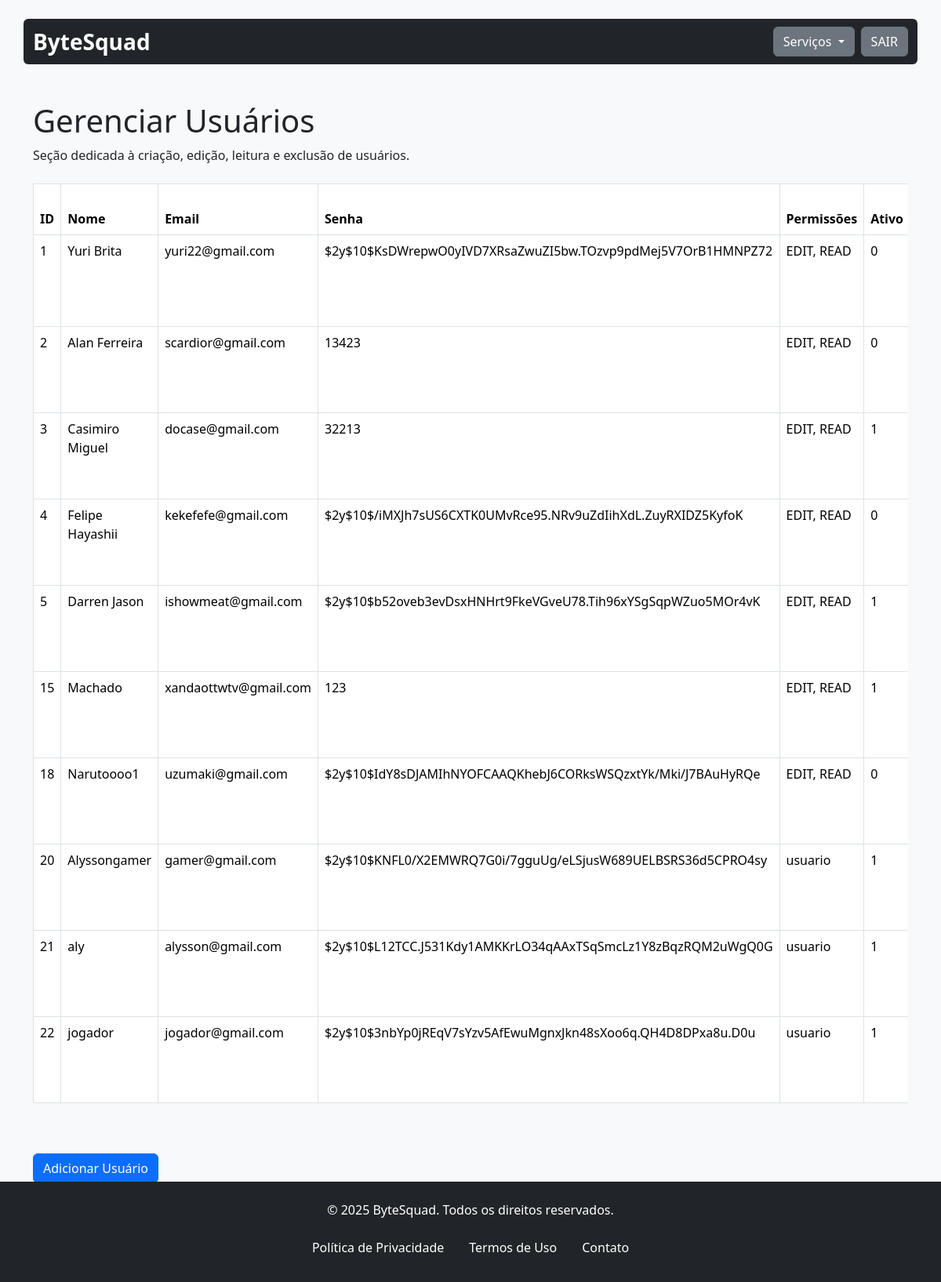
The app's page /gerenciarUsuario.php (signed in) with its own data.
### tables this page shows
CREATE TABLE `usuario` (
  `id` int(11) NOT NULL,
  `nome_usuario` varchar(20) NOT NULL,
  `email_usuario` varchar(150) NOT NULL,
  `senha_usuario` varchar(150) NOT NULL,
  `permissoes_usuario` text NOT NULL,
  `ativo_usuario` tinyint(1) NOT NULL,
  `url_foto` varchar(500) DEFAULT NULL,
  `telefone` varchar(40) DEFAULT NULL,
  `id_redesocial` int(11) DEFAULT NULL
);

### assets/classes/usuarios.class.php (called while the page is built, shortened)
<?php
require_once 'conexao.class.php';
class Usuarios
{
    private $con;
    public function __construct()
    {
        $this->con = new Conexao();
    }
    public function listar()
    {
        try {
            $sql = $this->con->conectar()->prepare("CALL ListarUsuario()");
            $sql->execute();
            return $sql->fetchAll();
        } catch (PDOException $ex) {
            echo "ERRO: " . $ex->getMessage();
        }
    }
}

### assets/classes/conexao.class.php (called while the page is built)
<?php
class Conexao{
    private $servidor;
    private $senha;
    private $usuario;
    private $banco;
    private static $pdo;
    public function __construct(){
        $this->servidor = "localhost";
        $this->banco = "bytesquad";
        $this->senha = "";
        $this->usuario = "root";
    }
    public function conectar(){
        try{
            if(is_null(self::$pdo)){
                self::$pdo = new PDO("mysql:host=".$this->servidor."; dbname=".$this->banco, $this->usuario, $this->senha);
            }
            return self::$pdo;
        } catch(PDOException $ex){
            echo $ex->getMessage();
        }
    }
}

### assets/classes/administrador.class.php (called while the page is built, shortened)
<?php
require_once 'conexao.class.php';
class Administrador
{
    private $permissoes;
    private $con;
    public function __construct()
    {
        $this->con = new Conexao();
    }
    public function setUsuario($id)
    {
        $sql = $this->con->conectar()->prepare("SELECT * FROM administrativo WHERE id_administrativo = :id");
        $sql->bindValue(":id", $id);
        $sql->execute();
        if ($sql->rowCount() > 0) {
            $sql = $sql->fetch();
            $this->permissoes = explode(', ', $sql['permissoes_admin']);
        }
    }
    public function temPermissoes($permissao)
    {
        if (isset($_SESSION['Logado'])) {
            $id = $_SESSION['Logado'];
            $this->setUsuario($id);
            return in_array($permissao, $this->permissoes);
        }
        return false;
    }
}

### gerenciarUsuario.php (the view, shortened to what this page needs)
<?php
include 'assets/inc/header.inc.php';
include 'assets/classes/usuarios.class.php';
$usuario = new Usuarios();
require_once './assets/classes/administrador.class.php';
$admin = new Administrador();
?>
<main class="container mt-5">
    <div class="header-content mb-4">
        <h1>Gerenciar Usuários</h1>
        <p>Seção dedicada à criação, edição, leitura e exclusão de usuários.</p>
    </div>
    <div class="table-responsive mb-5">
        <table class="table table-bordered table-hover">
            <thead class="thead-light">
                <tr>
                    <th>ID</th>
                    <th>Nome</th>
                    <th>Email</th>
                    <th>Senha</th>
                    <th>Permissões</th>
                    <th>Ativo</th>
                </tr>
            </thead>
            <tbody>
                <?php
                $lista = $usuario->listar();
                foreach ($lista as $item):
                ?>
                    <tr>
                        <td><?php echo $item['id'] ?></td>
                        <td><?php echo $item['nome_usuario'] ?></td>
                        <td><?php echo $item['email_usuario'] ?></td>
                        <td><?php echo $item['senha_usuario'] ?></td>
                        <td><?php echo $item['permissoes_usuario'] ?></td>
                        <td><?php echo $item['ativo_usuario'] ?></td>
                    </tr>
                <?php
                endforeach
                ?>
            </tbody>
        </table>
    </div>
    <?php if ($admin->temPermissoes('ADD')): ?>
    <button type="button" class="btn btn-primary" data-bs-toggle="modal" data-bs-target="#exampleModal">
        Adicionar Usuário
    </button>
    <?php endif; ?>
</main>
<?php include 'assets/inc/footer.inc.php'; ?>
</body>
</html>

### assets/inc/header.inc.php (style rules this page uses)
html { height: 100%; }
body { position: relative; margin: 0; min-height: 100%; padding-bottom: 7.85rem; }

### records on screen
usuario: id "1", nome_usuario "Yuri Brita", email_usuario "yuri22@gmail.com", senha_usuario "$2y$10$KsDWrepwO0yIVD7XRsaZwuZI5bw.TOzvp9pdMej5V7OrB1HMNPZ72", permissoes_usuario "EDIT, READ", ativo_usuario "0"
usuario: id "2", nome_usuario "Alan Ferreira", email_usuario "scardior@gmail.com", senha_usuario "13423", permissoes_usuario "EDIT, READ", ativo_usuario "0"
usuario: id "3", nome_usuario "Casimiro Miguel", email_usuario "docase@gmail.com", senha_usuario "32213", permissoes_usuario "EDIT, READ", ativo_usuario "1"
usuario: id "4", nome_usuario "Felipe Hayashii", email_usuario "kekefefe@gmail.com", senha_usuario "$2y$10$/iMXJh7sUS6CXTK0UMvRce95.NRv9uZdIihXdL.ZuyRXIDZ5KyfoK", permissoes_usuario "EDIT, READ", ativo_usuario "0"
usuario: id "5", nome_usuario "Darren Jason", email_usuario "ishowmeat@gmail.com", senha_usuario "$2y$10$b52oveb3evDsxHNHrt9FkeVGveU78.Tih96xYSgSqpWZuo5MOr4vK", permissoes_usuario "EDIT, READ", ativo_usuario "1"
usuario: id "15", nome_usuario "Machado", email_usuario "xandaottwtv@gmail.com", senha_usuario "123", permissoes_usuario "EDIT, READ", ativo_usuario "1"
usuario: id "18", nome_usuario "Narutoooo1", email_usuario "uzumaki@gmail.com", senha_usuario "$2y$10$IdY8sDJAMIhNYOFCAAQKhebJ6CORksWSQzxtYk/Mki/J7BAuHyRQe", permissoes_usuario "EDIT, READ", ativo_usuario "0"
usuario: id "20", nome_usuario "Alyssongamer", email_usuario "gamer@gmail.com", senha_usuario "$2y$10$KNFL0/X2EMWRQ7G0i/7gguUg/eLSjusW689UELBSRS36d5CPRO4sy", permissoes_usuario "usuario", ativo_usuario "1"
usuario: id "21", nome_usuario "aly", email_usuario "alysson@gmail.com", senha_usuario "$2y$10$L12TCC.J531Kdy1AMKKrLO34qAAxTSqSmcLz1Y8zBqzRQM2uWgQ0G", permissoes_usuario "usuario", ativo_usuario "1"
usuario: id "22", nome_usuario "jogador", email_usuario "jogador@gmail.com", senha_usuario "$2y$10$3nbYp0jREqV7sYzv5AfEwuMgnxJkn48sXoo6q.QH4D8DPxa8u.D0u", permissoes_usuario "usuario", ativo_usuario "1"
